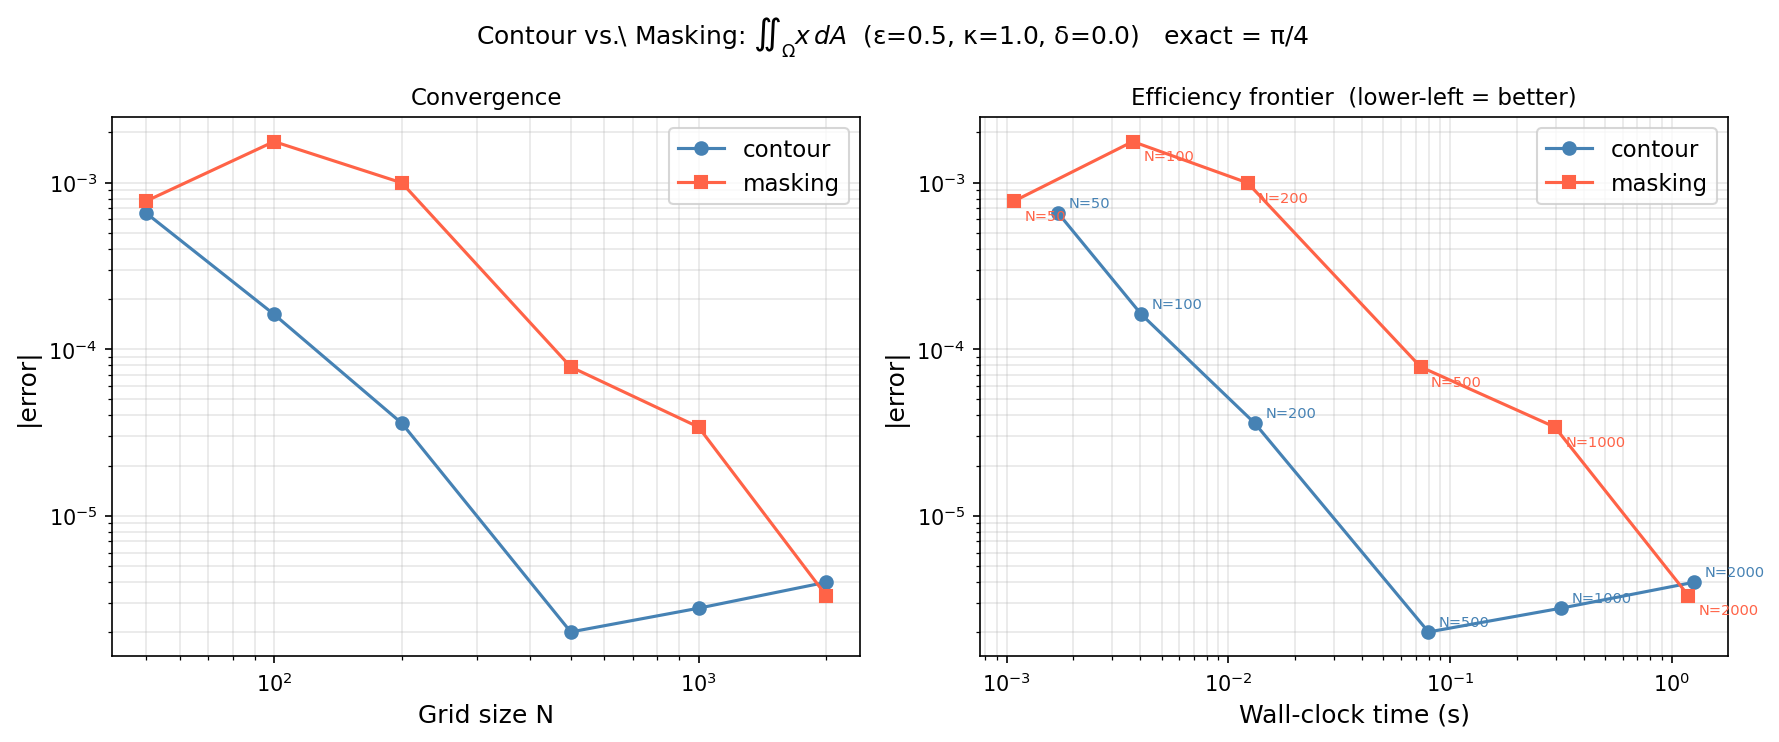

Write the Python code that produced this figure.
"""
benchmark_methods.py

Benchmarks the contour and masking integration methods against an exact
analytical result.

Integral: iint_Omega x dA  over the Solovev equilibrium domain.
Parameters: eps=0.5, kap=1.0, dlt=0.0  =>  circular cross-section, radius 0.5
            centred at (1, 0).
Exact answer: pi * eps^2 * kap = pi/4  (area * centroid x-coordinate).

Both methods are reduced to computing only this integral so the comparison
is apples-to-apples and the error is meaningful.
"""

import sys
import os
sys.path.insert(0, os.path.join(os.path.dirname(__file__), '..', 'ITER_Equilibria'))
sys.path.insert(0, os.path.dirname(__file__))

import time
import warnings
import numpy as np
import matplotlib.pyplot as plt
warnings.filterwarnings('ignore')

from pressure_utils import make_psi, extract_zero_contour, int_contour_boundary

EPS, KAP, DLT, A = 0.5, 1.0, 0.0, -0.05
EXACT = np.pi * EPS**2 * KAP          # pi/4
GRID_SIZES = [50, 100, 200, 500, 1000, 2000]


def contour_x_integral(N):
    """iint x dA via Green's theorem: G(x,y) = xy, boundary from marching squares."""
    psi, _, _ = make_psi(EPS, KAP, DLT, A)
    xs, ys = extract_zero_contour(psi, x_lim=(0.4, 1.6), y_lim=(-0.6, 0.6), n=N)
    return int_contour_boundary(lambda x, y: x * y, xs, ys)


def masking_x_integral(N):
    """iint x dA via grid masking: sum X * (psi <= 0) * dA."""
    psi, _, _ = make_psi(EPS, KAP, DLT, A)
    x = np.linspace(1 - EPS - 0.05, 1 + EPS + 0.05, N)
    y = np.linspace(-KAP * EPS - 0.05, KAP * EPS + 0.05, N)
    dx, dy = x[1] - x[0], y[1] - y[0]
    X, Y = np.meshgrid(x, y)
    indicator = (psi(X, Y) <= 0).astype(float)
    return dx * dy * np.sum(X * indicator)


# ── sweep ─────────────────────────────────────────────────────────────────────
print(f"Exact answer: pi/4 = {EXACT:.12f}\n")

rows = []
for N in GRID_SIZES:
    row = {'N': N}
    for label, fn in [('contour', contour_x_integral), ('masking', masking_x_integral)]:
        t0 = time.perf_counter()
        val = fn(N)
        elapsed = time.perf_counter() - t0
        row[f'{label}_val']  = val
        row[f'{label}_err']  = abs(val - EXACT)
        row[f'{label}_time'] = elapsed
        print(f"  N={N:5d}  {label:8s}  val={val:.10f}  "
              f"err={abs(val-EXACT):.2e}  t={elapsed:.3f}s", flush=True)
    rows.append(row)

# ── table ─────────────────────────────────────────────────────────────────────
print()
hdr = (f"{'N':>6} | {'contour val':>14} {'error':>10} {'time':>8} | "
       f"{'masking val':>14} {'error':>10} {'time':>8} | {'Δt (s)':>8}")
sep = '-' * len(hdr)
print(sep)
print(hdr)
print(sep)
for r in rows:
    dt = r['contour_time'] - r['masking_time']
    print(f"{r['N']:>6} | "
          f"{r['contour_val']:>14.10f} {r['contour_err']:>10.2e} {r['contour_time']:>7.3f}s | "
          f"{r['masking_val']:>14.10f} {r['masking_err']:>10.2e} {r['masking_time']:>7.3f}s | "
          f"{dt:>+8.3f}s")
print(sep)
print(f"  exact (pi/4) = {EXACT:.10f}")

# ── plot ──────────────────────────────────────────────────────────────────────
Ns     = [r['N']            for r in rows]
c_err  = [r['contour_err']  for r in rows]
m_err  = [r['masking_err']  for r in rows]
c_time = [r['contour_time'] for r in rows]
m_time = [r['masking_time'] for r in rows]

fig, (ax1, ax2) = plt.subplots(1, 2, figsize=(12, 5))
fig.suptitle(
    r'Contour vs.\ Masking: $\iint_\Omega x\,dA$'
    f'  (ε={EPS}, κ={KAP}, δ={DLT})   exact = π/4', fontsize=12)

ax1.loglog(Ns, c_err, 'o-', color='steelblue', label='contour')
ax1.loglog(Ns, m_err, 's-', color='tomato',    label='masking')
ax1.set_xlabel('Grid size N', fontsize=12)
ax1.set_ylabel('|error|', fontsize=12)
ax1.set_title('Convergence', fontsize=11)
ax1.legend(fontsize=11)
ax1.grid(True, which='both', alpha=0.3)

ax2.loglog(c_time, c_err, 'o-', color='steelblue', label='contour')
ax2.loglog(m_time, m_err, 's-', color='tomato',    label='masking')
for r in rows:
    ax2.annotate(f"N={r['N']}", (r['contour_time'], r['contour_err']),
                 textcoords='offset points', xytext=(5,  3), fontsize=7, color='steelblue')
    ax2.annotate(f"N={r['N']}", (r['masking_time'],  r['masking_err']),
                 textcoords='offset points', xytext=(5, -9), fontsize=7, color='tomato')
ax2.set_xlabel('Wall-clock time (s)', fontsize=12)
ax2.set_ylabel('|error|', fontsize=12)
ax2.set_title('Efficiency frontier  (lower-left = better)', fontsize=11)
ax2.legend(fontsize=11)
ax2.grid(True, which='both', alpha=0.3)

plt.tight_layout()
out = os.path.join(os.path.dirname(__file__), 'benchmark_methods.png')
plt.savefig(out, dpi=150, bbox_inches='tight')
print(f'\nSaved → {out}')
plt.show()
